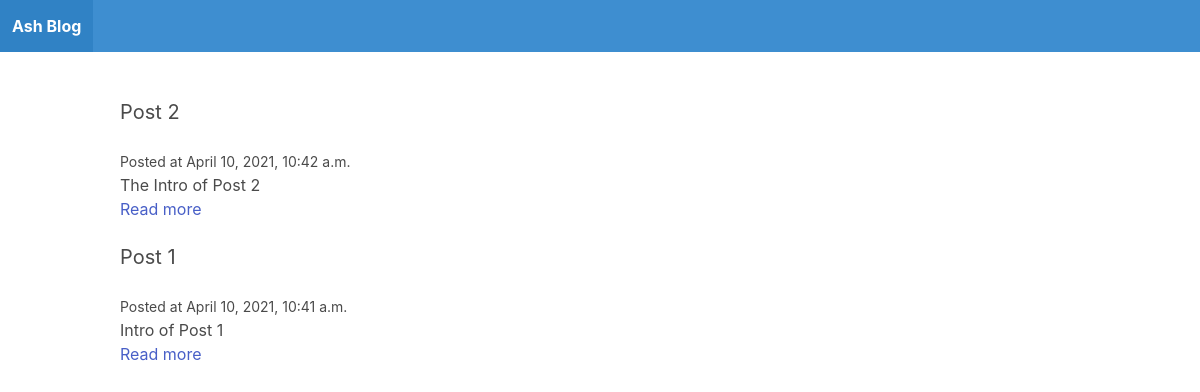
The page / on the database its author committed.
### blog/models.py (models this page shows)
class Post(models.Model):
    title = models.CharField(max_length=255)
    slug = models.SlugField()
    intro = models.TextField()
    body = models.TextField()
    date_added = models.DateTimeField(auto_now_add=True)
    class Meta:
        ordering = ['-date_added']

### blog/views.py (the view)
# urls.py: path('', frontpage, name='frontpage'),
def frontpage(request):
    posts = Post.objects.all()
    return render(request, 'blog/frontpage.html', {'posts': posts})

### blog/templates/blog/frontpage.html
{% extends 'blog/base.html' %}
{% block content %}
    {% for post in posts %}
        <div class="post block">
            <h2 class="subtitle">{{ post.title }}</h2>
            <small>Posted at {{ post.date_added }}</small>
            <p>{{ post.intro }}</p>
            <a href="{% url 'post_detail' post.slug %}">Read more</a>
        </div>
    {% endfor %}
{% endblock %}

### rows shown on the page
Post: title "Post 2", date_added "April 10, 2021, 10:42 a.m.", intro "The Intro of Post 2"
Post: title "Post 1", date_added "April 10, 2021, 10:41 a.m.", intro "Intro of Post 1"
